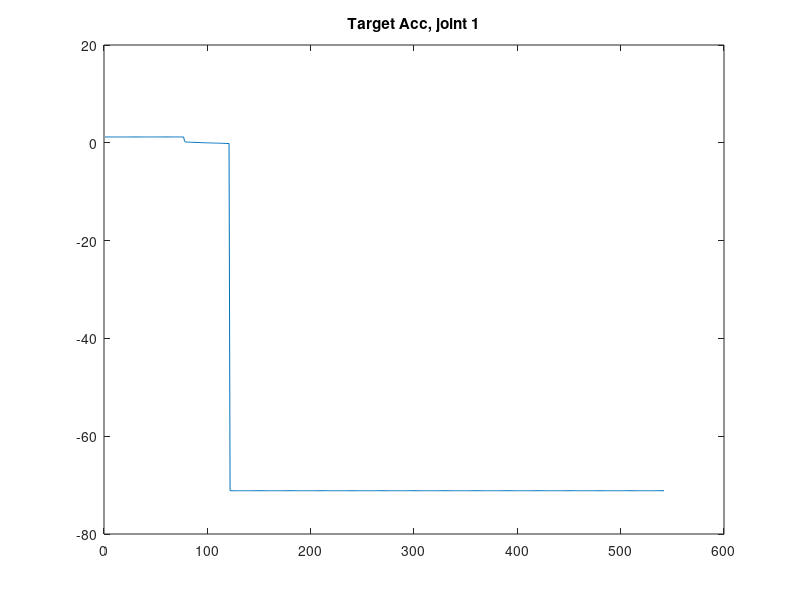
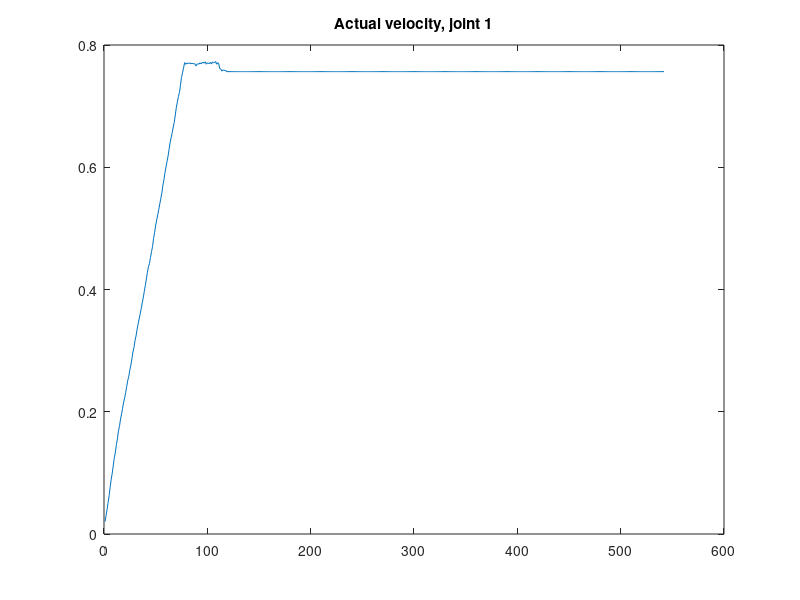
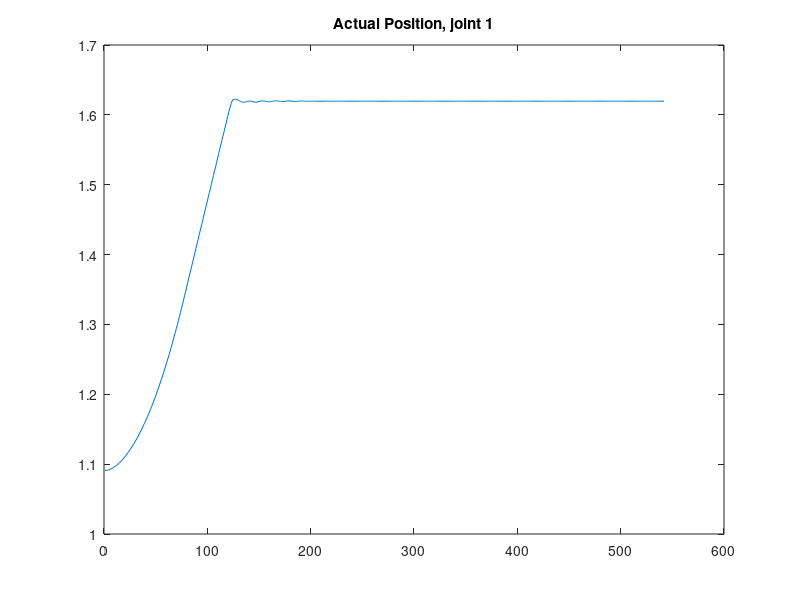

The MATLAB source for these figures, in order: (Note: this script raises an error after producing the figures.)
%%
close all;
clc;
load test01.txt

qActual = test01(230:end,3:8); % Actual Position
qdActual = test01(230:end,9:14); %Actual  Velocity
qddTarget = test01(230:end,15:20); % Target acc


qdAcc = diff(qdActual); % Acceleration

%plot(qdAcc(:,1)) % Base joint acc



figure()
plot(qddTarget(:,1))
title('Target Acc, joint 1');

figure()
plot(qdActual(:,1))
title('Actual velocity, joint 1');

figure()
plot(qActual(:,1))
title('Actual Position, joint 1');

%%
%%

clc;
load test02.txt

qActual = test02(230:end,3:8); % Actual Position
qdActual = test02(230:end,9:14); %Actual  Velocity
qddTarget = test02(230:end,15:20); % Target acc


qdAcc = diff(qdActual); % Acceleration

%plot(qdAcc(:,1)) % Base joint acc



figure()
plot(qddTarget(:,1))
title('2 Target Acc, joint 1');

figure()
plot(qdActual(:,1))
title('2 Actual velocity, joint 1');

figure()
plot(qActual(:,1))
title('2 Actual Position, joint 1');
